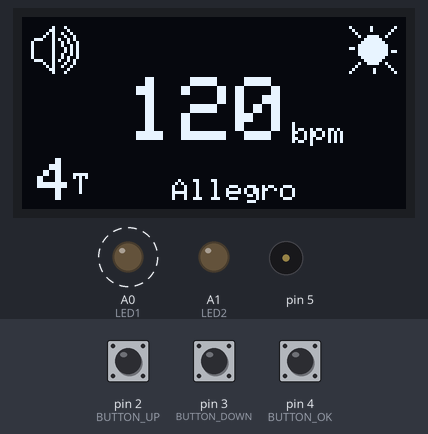
A sketch run on a simulated Arduino Uno, built with avr-gcc and run on an emulated ATmega328P. Parts: 128×64 one-colour display, output pins drawn as LEDs (lit = HIGH), buzzer (waves = sounding). Dashed ring = blinking. The inputs (shaded band) are chosen by the test bench; at power-on: pin 3 (BUTTON_DOWN) HIGH, pin 4 (BUTTON_OK) HIGH, pin 2 (BUTTON_UP) HIGH. EEPROM starts erased.

Above: at 1.2 s.
1.3 s: pin 3 (BUTTON_DOWN) pulled LOW for 0.15 s
At 1.8 s:
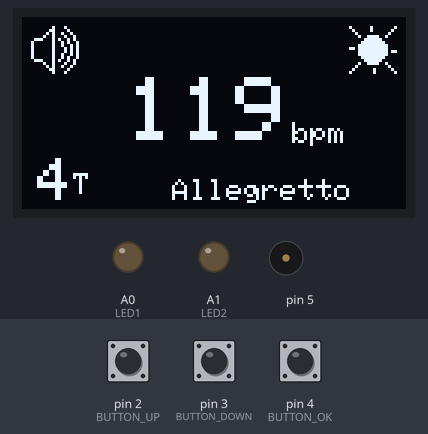
2.0 s: pin 4 (BUTTON_OK) pulled LOW for 0.15 s
At 2.4 s:
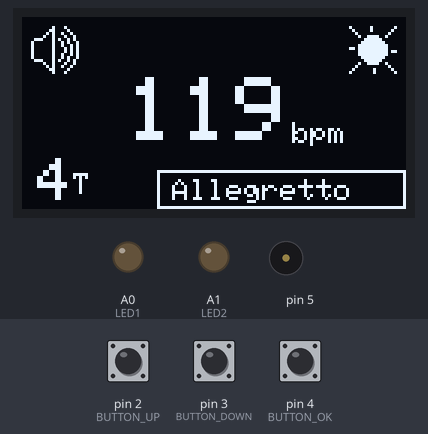
2.7 s: pin 2 (BUTTON_UP) pulled LOW for 0.15 s
At 3.2 s:
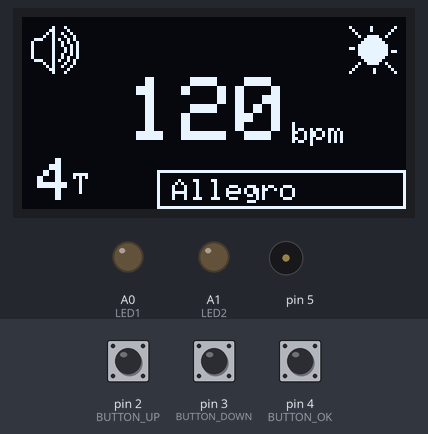
3.4 s: pin 2 (BUTTON_UP) pulled LOW for 1 s
At 4.2 s:
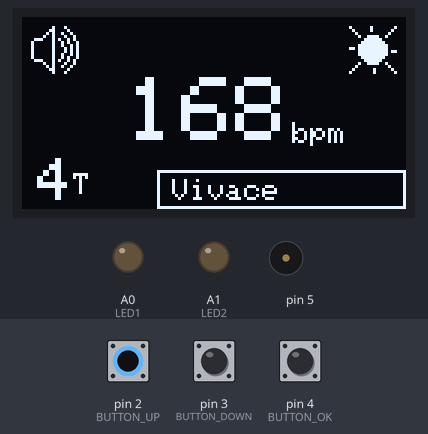
5.0 s: pin 2 (BUTTON_UP) pulled LOW for 0.15 s
At 5.4 s:
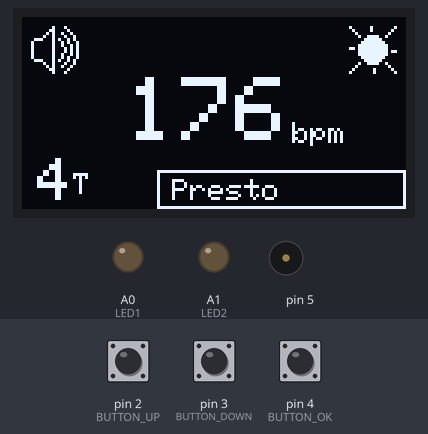
5.7 s: pin 2 (BUTTON_UP) pulled LOW for 3.2 s
At 6.6 s:
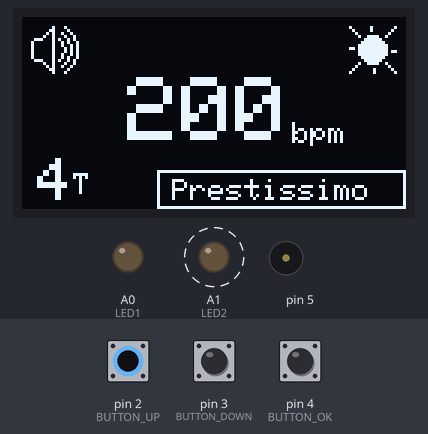
Timing chart, 0 to 10.5 s (numbered marks = the images above; inputs shaded):
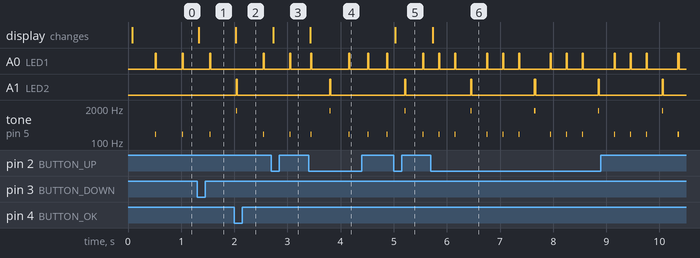

Measured:
- after the input at 1.3 s, the display: changes at once (image 1)
- after the input at 2.0 s, the display: changes at once (image 2)
- after the input at 2.7 s, the display: changes at once (image 3)
- after the input at 3.4 s, the display: changes at once (image 4)
- after the input at 5.0 s, the display: changes at once (image 5)
- after the input at 5.7 s, the display: changes at once (image 6)
- by itself, A0 (LED1): repeats every 1.2 s: LOW 0.28 s, HIGH 0.02 s, LOW 0.58 s, HIGH 0.02 s, LOW 0.28 s, HIGH 0.02 s
- by itself, A1 (LED2): alternates HIGH for 0.02 s and LOW for 1.2 s

The sketch:

Metronome.ino
```cpp
#include <SPI.h>
#include <Wire.h>
#include <Adafruit_GFX.h>
#include <Adafruit_SSD1306.h>
#include <EEPROM.h>
#include <Button.h>
#include "pitches.h"

#define SCREEN_WIDTH 128
#define SCREEN_HEIGHT 64
#define OLED_DC     6
#define OLED_CS     7
#define OLED_RESET  8
#define MENU_RESET 30000

#define BPM_MEM 0
#define COMPASS_MEM 1
#define LIGHT_MEM 2
#define BEEP_MEM 3

#define LED1 A0
#define LED2 A1
#define BUTTON_UP 2
#define BUTTON_DOWN 3
#define BUTTON_OK 4


Adafruit_SSD1306 display(SCREEN_WIDTH, SCREEN_HEIGHT,
  &SPI, OLED_DC, OLED_RESET, OLED_CS);

unsigned long lastMilli = 0;
int bpm = 60;
int compass = 4;
bool lightOn = true;
bool beepOn = true;
bool displayUpdate = true;

Button button_ok(BUTTON_OK);
Button button_up(BUTTON_UP);
Button button_down(BUTTON_DOWN);

int compassPos = 1;
long beatTimer = 0;
int menu = 0;
int currentTempo = 0;
int menuResetTimer = 0;

// 'AudioOn', 16x16px
const unsigned char bmp_AudioOn [] PROGMEM = {
	0x01, 0x10, 0x03, 0x08, 0x05, 0x24, 0x09, 0x12, 0x71, 0x4a, 0x81, 0x29, 0x81, 0x25, 0x81, 0x15,
	0x81, 0x15, 0x81, 0x25, 0x81, 0x29, 0x71, 0x4a, 0x09, 0x12, 0x05, 0x24, 0x03, 0x08, 0x01, 0x10
};
// 'LightOff', 16x16px
const unsigned char bmp_LightOff [] PROGMEM = {
	0x00, 0x00, 0x00, 0x00, 0x00, 0x00, 0x03, 0xc0, 0x04, 0x20, 0x08, 0x10, 0x10, 0x08, 0x17, 0xe8,
	0x10, 0x08, 0x10, 0x08, 0x08, 0x10, 0x04, 0x20, 0x03, 0xc0, 0x00, 0x00, 0x00, 0x00, 0x00, 0x00
};
// 'LightOn', 16x16px
const unsigned char bmp_LightOn [] PROGMEM = {
	0x81, 0x01, 0x41, 0x02, 0x20, 0x04, 0x13, 0xc8, 0x07, 0xe0, 0x0f, 0xf0, 0x1f, 0xf8, 0xdf, 0xf8,
	0x1f, 0xfb, 0x1f, 0xf8, 0x0f, 0xf0, 0x07, 0xe0, 0x13, 0xc8, 0x20, 0x04, 0x40, 0x82, 0x80, 0x81
};
// 'AudioOff', 16x16px
const unsigned char bmp_AudioOff [] PROGMEM = {
	0x01, 0x00, 0x03, 0x00, 0x05, 0x00, 0x09, 0x00, 0x71, 0x00, 0x81, 0x41, 0x81, 0x22, 0x81, 0x14,
	0x81, 0x08, 0x81, 0x14, 0x81, 0x22, 0x71, 0x41, 0x09, 0x00, 0x05, 0x00, 0x03, 0x00, 0x01, 0x00
};

void setup() {
  Serial.begin(9600);

  if(!display.begin(SSD1306_SWITCHCAPVCC)) {
    Serial.println(F("SSD1306 allocation failed"));
    for(;;); // Don't proceed, loop forever
  }

  pinMode(LED1, OUTPUT);
  pinMode(LED2, OUTPUT);

  button_ok.begin();
  button_up.begin();
  button_down.begin();

  display.setTextColor(SSD1306_WHITE);
  display.cp437(true);

  Load();
}

void loop() {
  int delta = GetDelta();
  DoBeat(delta);
  Display(delta);
  CheckButons(delta);
  ResetMenu(delta);
}

void Display(unsigned long delta){
  if(displayUpdate == true){
    display.clearDisplay();
    display.setTextSize(3);
    display.setCursor(35, 20);
    display.print(String(bpm));
    display.setTextSize(1);
    display.setCursor(90, 35);
    display.print("bpm");

    display.setTextSize(2);
    display.setCursor(5, 47);
    display.print(String(compass));
    display.setTextSize(1);
    display.setCursor(17, 52);
    display.print("T");

    display.setTextSize(1);
    display.setCursor(50, 54);
    display.print(GetName());

    if(beepOn){
      display.drawBitmap(3, 3, bmp_AudioOn, 16, 16, 1);
    }else{
      display.drawBitmap(3, 3, bmp_AudioOff, 16, 16, 1);
    }

    if(lightOn){
      display.drawBitmap(109, 3, bmp_LightOn, 16, 16, 1);
    }else{
      display.drawBitmap(109, 3, bmp_LightOff, 16, 16, 1);
    }

    if(menu == 1){
      display.drawRect(45, 51, 83, 13, 1);
    }else if(menu == 2){
      display.drawRect(0, 44, 27, 20, 1);
    }else if(menu == 3){
      display.drawRect(0, 0, 22, 22, 1);
    }else if(menu == 4){
      display.drawRect(106, 0, 22, 22, 1);
    }

    display.display();
    Save();
    displayUpdate = false;
    menuResetTimer = MENU_RESET;
  }
}

void ResetMenu(unsigned long delta){
  if(menu != 0){
    menuResetTimer -= delta;
    if(menuResetTimer <= 0){
      menu = 0;
      displayUpdate = true;
    }
  }
}

void CheckButons(unsigned long delta){
  if(button_ok.pressed()){
    if(menu >= 4){
      menu = 0;
      displayUpdate = true;
    }else{
      menu++;
      displayUpdate = true;
    }
  }

  if(menu == 0){
    if(button_up.pressed()){
      if(bpm < 250){
        bpm++;
        displayUpdate = true;
      }
    }else if (button_down.pressed()){
      if(bpm > 1){
        bpm--;
        displayUpdate = true;
      }
    }
  }else if(menu == 1){
    if(button_up.pressed()){
      SetByTempo(true);
      displayUpdate = true;
    }else if (button_down.pressed()){
      SetByTempo(false);
      displayUpdate = true;
    }
  }else if(menu == 2){
    if(button_up.pressed()){
      if(compass < 9){
        compass++;
      }
      displayUpdate = true;
    }else if (button_down.pressed()){
      if(compass > 1){
        compass--;
      }
      displayUpdate = true;
    }
  }else if(menu == 3){
    if(button_up.pressed() || button_down.pressed()){
      beepOn = !beepOn;
      displayUpdate = true;
    }
  }else if(menu == 4){
    if(button_up.pressed() || button_down.pressed()){
      lightOn = !lightOn;
      displayUpdate = true;
    }
  }
}

void DoBeat(unsigned long delta){
  if(beatTimer >= (60000/bpm)){
    if(compassPos >= compass && compass > 1){
      compassPos = 0;
      Beat(true);
    }else{
      Beat(false);
    }
    beatTimer = 0;
    compassPos++;
  }
  beatTimer += delta;
}

void Beat(bool mark){
  if(!mark){
    if(lightOn){
      digitalWrite(LED1, HIGH);
    }
    if(beepOn){
      tone(5, NOTE_G3);
    }
  }else{
    if(lightOn){
      digitalWrite(LED2, HIGH);
    }
    if(beepOn){
      tone(5, NOTE_G6);
    }
  }
  delay(20);
  noTone(5);
  digitalWrite(LED1, LOW);
  digitalWrite(LED2, LOW);
}

unsigned long GetDelta(){
  unsigned long current = millis();
  unsigned long delta = current - lastMilli;
  lastMilli = current;
  return delta;
}

void Load(){
  bpm = EEPROM.read(BPM_MEM);
  compass = EEPROM.read(COMPASS_MEM);
  lightOn = EEPROM.read(LIGHT_MEM);
  beepOn = EEPROM.read(BEEP_MEM);
  if(compass > 9){
    compass = 4;
    Save();
  }
  if(bpm == 255){
    bpm = 120;
    Save();
  }
}

void Save(){
  EEPROM.write(BPM_MEM, bpm);
  EEPROM.write(COMPASS_MEM, compass);
  EEPROM.write(LIGHT_MEM, lightOn);
  EEPROM.write(BEEP_MEM, beepOn);
}

void SetByTempo(bool up){
  if(up && currentTempo < 11){
    currentTempo++;
  }else if(currentTempo > 0){
    currentTempo--;
  }

  if(currentTempo == 0){
    bpm = 10;
  }else if(currentTempo == 1){
    bpm = 20;
  }else if(currentTempo == 2){
    bpm = 40;
  }else if(currentTempo == 3){
    bpm = 60;
  }else if(currentTempo == 4){
    bpm = 66;
  }else if(currentTempo == 5){
    bpm = 76;
  }else if(currentTempo == 6){
    bpm = 108;
  }else if(currentTempo == 7){
    bpm = 112;
  }else if(currentTempo == 8){
    bpm = 120;
  }else if(currentTempo == 9){
    bpm = 168;
  }else if(currentTempo == 10){
    bpm = 176;
  }else if(currentTempo == 11){
    bpm = 200;
  }
}

String GetName(){
  if(bpm < 20){
    currentTempo = 0;
    return "Gravissimo";
  }else if(bpm >= 20 && bpm < 40){
    currentTempo = 1;
    return "Grave";
  }else if(bpm >= 40 && bpm < 60){
    currentTempo = 2;
    return "Largo";
  }else if(bpm >= 60 && bpm < 66){
    currentTempo = 3;
    return "Larghetto";
  }else if(bpm >= 66 && bpm < 76){
    currentTempo = 4;
    return "Adagio";
  }else if(bpm >= 76 && bpm < 108){
    currentTempo = 5;
    return "Andante";
  }else if(bpm >= 108 && bpm < 112){
    currentTempo = 6;
    return "Moderato";
  }else if(bpm >= 112 && bpm < 120){
    currentTempo = 7;
    return "Allegretto";
  }else if(bpm >= 120 && bpm < 168){
    currentTempo = 8;
    return "Allegro";
  }else if(bpm >= 168 && bpm < 176){
    currentTempo = 9;
    return "Vivace";
  }else if(bpm >= 176 && bpm < 200){
    currentTempo = 10;
    return "Presto";
  }else{
    currentTempo = 11;
    return "Prestissimo";
  }
}
```

pitches.h
```cpp
/*************************************************
   Public Constants
 *************************************************/

#define NOTE_B0 31
#define NOTE_C1 33
#define NOTE_CS1 35
#define NOTE_D1 37
#define NOTE_DS1 39
#define NOTE_E1 41
#define NOTE_F1 44
#define NOTE_FS1 46
#define NOTE_G1 49
#define NOTE_GS1 52
#define NOTE_A1 55
#define NOTE_AS1 58
#define NOTE_B1 62
#define NOTE_C2 65
#define NOTE_CS2 69
#define NOTE_D2 73
#define NOTE_DS2 78
#define NOTE_E2 82
#define NOTE_F2 87
#define NOTE_FS2 93
#define NOTE_G2 98
#define NOTE_GS2 104
#define NOTE_A2 110
#define NOTE_AS2 117
#define NOTE_B2 123
#define NOTE_C3 131
#define NOTE_CS3 139
#define NOTE_D3 147
#define NOTE_DS3 156
#define NOTE_E3 165
#define NOTE_F3 175
#define NOTE_FS3 185
#define NOTE_G3 196
#define NOTE_GS3 208
#define NOTE_A3 220
#define NOTE_AS3 233
#define NOTE_B3 247
#define NOTE_C4 262
#define NOTE_CS4 277
#define NOTE_D4 294
#define NOTE_DS4 311
#define NOTE_E4 330
#define NOTE_F4 349
#define NOTE_FS4 370
#define NOTE_G4 392
#define NOTE_GS4 415
#define NOTE_A4 440
#define NOTE_AS4 466
#define NOTE_B4 494
#define NOTE_C5 523
#define NOTE_CS5 554
#define NOTE_D5 587
#define NOTE_DS5 622
#define NOTE_E5 659
#define NOTE_F5 698
#define NOTE_FS5 740
#define NOTE_G5 784
#define NOTE_GS5 831
#define NOTE_A5 880
#define NOTE_AS5 932
#define NOTE_B5 988
#define NOTE_C6 1047
#define NOTE_CS6 1109
#define NOTE_D6 1175
#define NOTE_DS6 1245
#define NOTE_E6 1319
#define NOTE_F6 1397
#define NOTE_FS6 1480
#define NOTE_G6 1568
#define NOTE_GS6 1661
#define NOTE_A6 1760
#define NOTE_AS6 1865
#define NOTE_B6 1976
#define NOTE_C7 2093
#define NOTE_CS7 2217
#define NOTE_D7 2349
#define NOTE_DS7 2489
#define NOTE_E7 2637
#define NOTE_F7 2794
#define NOTE_FS7 2960
#define NOTE_G7 3136
#define NOTE_GS7 3322
#define NOTE_A7 3520
#define NOTE_AS7 3729
#define NOTE_B7 3951
#define NOTE_C8 4186
#define NOTE_CS8 4435
#define NOTE_D8 4699
#define NOTE_DS8 4978
```
